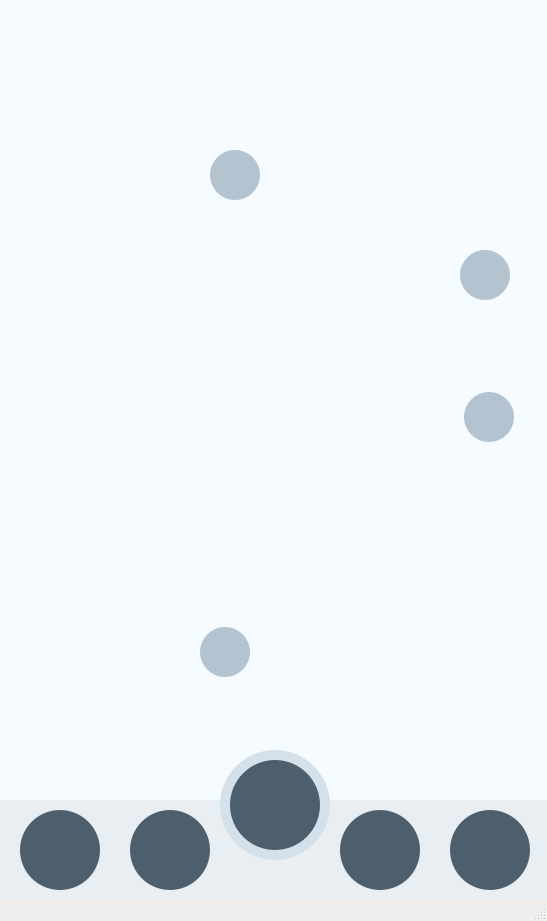
<?xml version="1.0" encoding="UTF-8"?>
<ui version="4.0">
 <class>MainWindow</class>
 <widget class="QMainWindow" name="MainWindow">
  <property name="geometry">
   <rect>
    <x>0</x>
    <y>0</y>
    <width>547</width>
    <height>921</height>
   </rect>
  </property>
  <property name="windowTitle">
   <string>MainWindow</string>
  </property>
  <widget class="QWidget" name="centralwidget">
   <property name="styleSheet">
    <string notr="true">background-color: #F6FBFF;</string>
   </property>
   <widget class="QStackedWidget" name="stackedWidget">
    <property name="geometry">
     <rect>
      <x>0</x>
      <y>0</y>
      <width>551</width>
      <height>811</height>
     </rect>
    </property>
    <property name="font">
     <font>
      <family>Roboto</family>
     </font>
    </property>
    <property name="currentIndex">
     <number>0</number>
    </property>
    <widget class="QWidget" name="homePage">
     <widget class="QPushButton" name="f_statistics_button">
      <property name="geometry">
       <rect>
        <x>210</x>
        <y>150</y>
        <width>50</width>
        <height>50</height>
       </rect>
      </property>
      <property name="font">
       <font>
        <family>Roboto</family>
       </font>
      </property>
      <property name="styleSheet">
       <string notr="true">background-color: #b4c3d0;
border-radius:25px;</string>
      </property>
      <property name="text">
       <string/>
      </property>
      <property name="icon">
       <iconset resource="icons_.qrc">
        <normaloff>:/icon/icons/open.png</normaloff>:/icon/icons/open.png</iconset>
      </property>
      <property name="iconSize">
       <size>
        <width>30</width>
        <height>30</height>
       </size>
      </property>
     </widget>
     <widget class="QPushButton" name="f_statistics_button_2">
      <property name="geometry">
       <rect>
        <x>460</x>
        <y>250</y>
        <width>50</width>
        <height>50</height>
       </rect>
      </property>
      <property name="font">
       <font>
        <family>Roboto</family>
       </font>
      </property>
      <property name="styleSheet">
       <string notr="true">background-color: #b4c3d0;
border-radius:25px;</string>
      </property>
      <property name="text">
       <string/>
      </property>
      <property name="icon">
       <iconset resource="icons_.qrc">
        <normaloff>:/icon/icons/open.png</normaloff>:/icon/icons/open.png</iconset>
      </property>
      <property name="iconSize">
       <size>
        <width>30</width>
        <height>30</height>
       </size>
      </property>
     </widget>
     <widget class="QPushButton" name="f_statistics_button_3">
      <property name="geometry">
       <rect>
        <x>200</x>
        <y>627</y>
        <width>50</width>
        <height>50</height>
       </rect>
      </property>
      <property name="font">
       <font>
        <family>Roboto</family>
       </font>
      </property>
      <property name="styleSheet">
       <string notr="true">background-color: #b4c3d0;
border-radius:25px;</string>
      </property>
      <property name="text">
       <string/>
      </property>
      <property name="icon">
       <iconset resource="icons_.qrc">
        <normaloff>:/icon/icons/open.png</normaloff>:/icon/icons/open.png</iconset>
      </property>
      <property name="iconSize">
       <size>
        <width>30</width>
        <height>30</height>
       </size>
      </property>
     </widget>
     <widget class="QLabel" name="label">
      <property name="geometry">
       <rect>
        <x>0</x>
        <y>-8</y>
        <width>551</width>
        <height>811</height>
       </rect>
      </property>
      <property name="text">
       <string/>
      </property>
      <property name="pixmap">
       <pixmap resource="icons_.qrc">:/wholescreens/screens/mainscreen.png</pixmap>
      </property>
      <property name="scaledContents">
       <bool>true</bool>
      </property>
     </widget>
     <widget class="QPushButton" name="f_statistics_button_4">
      <property name="geometry">
       <rect>
        <x>464</x>
        <y>392</y>
        <width>50</width>
        <height>50</height>
       </rect>
      </property>
      <property name="font">
       <font>
        <family>Roboto</family>
       </font>
      </property>
      <property name="styleSheet">
       <string notr="true">background-color: #b4c3d0;
border-radius:25px;</string>
      </property>
      <property name="text">
       <string/>
      </property>
      <property name="icon">
       <iconset resource="icons_.qrc">
        <normaloff>:/icon/icons/open.png</normaloff>:/icon/icons/open.png</iconset>
      </property>
      <property name="iconSize">
       <size>
        <width>30</width>
        <height>30</height>
       </size>
      </property>
     </widget>
     <zorder>label</zorder>
     <zorder>f_statistics_button</zorder>
     <zorder>f_statistics_button_2</zorder>
     <zorder>f_statistics_button_3</zorder>
     <zorder>f_statistics_button_4</zorder>
    </widget>
    <widget class="QWidget" name="alarmPage">
     <widget class="QLabel" name="alarmPageBackgrounds">
      <property name="geometry">
       <rect>
        <x>-4</x>
        <y>-8</y>
        <width>551</width>
        <height>811</height>
       </rect>
      </property>
      <property name="text">
       <string/>
      </property>
      <property name="pixmap">
       <pixmap resource="icons_.qrc">:/wholescreens/screens/alarms.png</pixmap>
      </property>
      <property name="scaledContents">
       <bool>true</bool>
      </property>
     </widget>
     <widget class="QPushButton" name="alarm_addButton">
      <property name="geometry">
       <rect>
        <x>470</x>
        <y>15</y>
        <width>50</width>
        <height>50</height>
       </rect>
      </property>
      <property name="font">
       <font>
        <family>Roboto</family>
       </font>
      </property>
      <property name="styleSheet">
       <string notr="true">background-color: transparent;
border-radius:25px;</string>
      </property>
      <property name="text">
       <string/>
      </property>
      <property name="icon">
       <iconset resource="icons_.qrc">
        <normaloff>:/icon/icons/plus.png</normaloff>:/icon/icons/plus.png</iconset>
      </property>
      <property name="iconSize">
       <size>
        <width>30</width>
        <height>30</height>
       </size>
      </property>
     </widget>
     <widget class="QPushButton" name="f_statistics_button_6">
      <property name="geometry">
       <rect>
        <x>470</x>
        <y>470</y>
        <width>50</width>
        <height>50</height>
       </rect>
      </property>
      <property name="font">
       <font>
        <family>Roboto</family>
       </font>
      </property>
      <property name="styleSheet">
       <string notr="true">background-color: transparent;
border-radius:25px;</string>
      </property>
      <property name="text">
       <string/>
      </property>
      <property name="icon">
       <iconset resource="icons_.qrc">
        <normaloff>:/icon/icons/plus.png</normaloff>:/icon/icons/plus.png</iconset>
      </property>
      <property name="iconSize">
       <size>
        <width>30</width>
        <height>30</height>
       </size>
      </property>
     </widget>
     <widget class="QScrollArea" name="scrollArea">
      <property name="geometry">
       <rect>
        <x>17</x>
        <y>70</y>
        <width>511</width>
        <height>381</height>
       </rect>
      </property>
      <property name="widgetResizable">
       <bool>true</bool>
      </property>
      <widget class="QWidget" name="scrollAreaWidgetContents">
       <property name="geometry">
        <rect>
         <x>0</x>
         <y>0</y>
         <width>509</width>
         <height>379</height>
        </rect>
       </property>
       <widget class="QScrollBar" name="verticalScrollBar">
        <property name="geometry">
         <rect>
          <x>490</x>
          <y>0</y>
          <width>21</width>
          <height>381</height>
         </rect>
        </property>
        <property name="orientation">
         <enum>Qt::Vertical</enum>
        </property>
       </widget>
      </widget>
     </widget>
    </widget>
    <widget class="QWidget" name="statisticsPage">
     <widget class="QLabel" name="label_2">
      <property name="geometry">
       <rect>
        <x>-4</x>
        <y>-8</y>
        <width>551</width>
        <height>811</height>
       </rect>
      </property>
      <property name="text">
       <string/>
      </property>
      <property name="pixmap">
       <pixmap resource="icons_.qrc">:/wholescreens/screens/statistics.png</pixmap>
      </property>
      <property name="scaledContents">
       <bool>true</bool>
      </property>
     </widget>
     <widget class="QPushButton" name="monthButton">
      <property name="geometry">
       <rect>
        <x>210</x>
        <y>72</y>
        <width>125</width>
        <height>31</height>
       </rect>
      </property>
      <property name="font">
       <font>
        <family>Roboto</family>
        <pointsize>18</pointsize>
       </font>
      </property>
      <property name="styleSheet">
       <string notr="true">background-color: #e9eef3;
border-radius:25px;</string>
      </property>
      <property name="text">
       <string>Month</string>
      </property>
     </widget>
     <widget class="QPushButton" name="monthButton_2">
      <property name="geometry">
       <rect>
        <x>90</x>
        <y>72</y>
        <width>70</width>
        <height>31</height>
       </rect>
      </property>
      <property name="font">
       <font>
        <family>Roboto</family>
        <pointsize>18</pointsize>
       </font>
      </property>
      <property name="whatsThis">
       <string>&lt;html&gt;&lt;head/&gt;&lt;body&gt;&lt;p align=&quot;center&quot;&gt;&lt;br/&gt;&lt;/p&gt;&lt;/body&gt;&lt;/html&gt;</string>
      </property>
      <property name="styleSheet">
       <string notr="true">background-color: #e9eef3;
border-radius:25px;</string>
      </property>
      <property name="text">
       <string>Week</string>
      </property>
     </widget>
     <widget class="QPushButton" name="monthButton_3">
      <property name="geometry">
       <rect>
        <x>380</x>
        <y>72</y>
        <width>61</width>
        <height>31</height>
       </rect>
      </property>
      <property name="font">
       <font>
        <family>Roboto</family>
        <pointsize>18</pointsize>
       </font>
      </property>
      <property name="styleSheet">
       <string notr="true">background-color: #e9eef3;
border-radius:25px;</string>
      </property>
      <property name="text">
       <string>Year</string>
      </property>
     </widget>
    </widget>
    <widget class="QWidget" name="remindersPage">
     <widget class="QLabel" name="label_6">
      <property name="geometry">
       <rect>
        <x>10</x>
        <y>20</y>
        <width>531</width>
        <height>61</height>
       </rect>
      </property>
      <property name="styleSheet">
       <string notr="true">background-color: #D5E1EA;
border-radius:30px;</string>
      </property>
      <property name="text">
       <string/>
      </property>
     </widget>
     <widget class="QLabel" name="welcome2_label_5">
      <property name="geometry">
       <rect>
        <x>60</x>
        <y>35</y>
        <width>431</width>
        <height>31</height>
       </rect>
      </property>
      <property name="font">
       <font>
        <family>MS Shell Dlg 2</family>
        <pointsize>22</pointsize>
       </font>
      </property>
      <property name="styleSheet">
       <string notr="true">background-color: #D5E1EA;</string>
      </property>
      <property name="text">
       <string>&lt;html&gt;&lt;head/&gt;&lt;body&gt;&lt;p&gt;&lt;span style=&quot; font-size:22pt; font-weight:600;&quot;&gt;Reminders&lt;/span&gt;&lt;/p&gt;&lt;/body&gt;&lt;/html&gt;</string>
      </property>
      <property name="alignment">
       <set>Qt::AlignCenter</set>
      </property>
     </widget>
    </widget>
    <widget class="QWidget" name="informationPage">
     <widget class="QLabel" name="label_7">
      <property name="geometry">
       <rect>
        <x>10</x>
        <y>20</y>
        <width>531</width>
        <height>61</height>
       </rect>
      </property>
      <property name="styleSheet">
       <string notr="true">background-color: #D5E1EA;
border-radius:30px;</string>
      </property>
      <property name="text">
       <string/>
      </property>
     </widget>
     <widget class="QLabel" name="welcome2_label_4">
      <property name="geometry">
       <rect>
        <x>60</x>
        <y>35</y>
        <width>431</width>
        <height>31</height>
       </rect>
      </property>
      <property name="font">
       <font>
        <family>MS Shell Dlg 2</family>
        <pointsize>22</pointsize>
       </font>
      </property>
      <property name="styleSheet">
       <string notr="true">background-color: #D5E1EA;</string>
      </property>
      <property name="text">
       <string>&lt;html&gt;&lt;head/&gt;&lt;body&gt;&lt;p&gt;&lt;span style=&quot; font-size:22pt; font-weight:600;&quot;&gt;Information&lt;/span&gt;&lt;/p&gt;&lt;/body&gt;&lt;/html&gt;</string>
      </property>
      <property name="alignment">
       <set>Qt::AlignCenter</set>
      </property>
     </widget>
    </widget>
    <widget class="QWidget" name="chatPage">
     <widget class="QListView" name="chat_scroll">
      <property name="geometry">
       <rect>
        <x>0</x>
        <y>0</y>
        <width>551</width>
        <height>801</height>
       </rect>
      </property>
     </widget>
     <widget class="QPushButton" name="microfon_button_7">
      <property name="geometry">
       <rect>
        <x>240</x>
        <y>510</y>
        <width>110</width>
        <height>110</height>
       </rect>
      </property>
      <property name="font">
       <font>
        <family>Roboto</family>
       </font>
      </property>
      <property name="styleSheet">
       <string notr="true">background-color: #FFB52C;
border-radius:55px;</string>
      </property>
      <property name="text">
       <string/>
      </property>
      <property name="icon">
       <iconset resource="icons_.qrc">
        <normaloff>:/menu/icons/microphone.svg</normaloff>:/menu/icons/microphone.svg</iconset>
      </property>
      <property name="iconSize">
       <size>
        <width>80</width>
        <height>80</height>
       </size>
      </property>
     </widget>
     <widget class="QPushButton" name="dsgn_mic_icon_background_7">
      <property name="geometry">
       <rect>
        <x>230</x>
        <y>440</y>
        <width>130</width>
        <height>130</height>
       </rect>
      </property>
      <property name="font">
       <font>
        <family>Roboto</family>
       </font>
      </property>
      <property name="styleSheet">
       <string notr="true">background-color: #F6FBFF;
border-radius:65px;</string>
      </property>
      <property name="text">
       <string>halo background vagyok</string>
      </property>
     </widget>
     <zorder>chat_scroll</zorder>
     <zorder>dsgn_mic_icon_background_7</zorder>
     <zorder>microfon_button_7</zorder>
    </widget>
   </widget>
   <widget class="QPushButton" name="reminders_button">
    <property name="geometry">
     <rect>
      <x>340</x>
      <y>810</y>
      <width>80</width>
      <height>80</height>
     </rect>
    </property>
    <property name="font">
     <font>
      <family>Roboto</family>
     </font>
    </property>
    <property name="styleSheet">
     <string notr="true">background-color: #4d5e6d;
border-radius:40px;</string>
    </property>
    <property name="text">
     <string/>
    </property>
    <property name="icon">
     <iconset resource="icons_.qrc">
      <normaloff>:/menu/icons/reminders.svg</normaloff>:/menu/icons/reminders.svg</iconset>
    </property>
    <property name="iconSize">
     <size>
      <width>50</width>
      <height>50</height>
     </size>
    </property>
   </widget>
   <widget class="QPushButton" name="dsgn_mic_icon_background">
    <property name="geometry">
     <rect>
      <x>220</x>
      <y>750</y>
      <width>110</width>
      <height>110</height>
     </rect>
    </property>
    <property name="font">
     <font>
      <family>Roboto</family>
     </font>
    </property>
    <property name="styleSheet">
     <string notr="true">background-color: #d5e1ea;
border-radius:55px;</string>
    </property>
    <property name="text">
     <string/>
    </property>
   </widget>
   <widget class="QPushButton" name="alarm_button">
    <property name="geometry">
     <rect>
      <x>20</x>
      <y>810</y>
      <width>80</width>
      <height>80</height>
     </rect>
    </property>
    <property name="font">
     <font>
      <family>Roboto</family>
     </font>
    </property>
    <property name="styleSheet">
     <string notr="true">background-color: #4d5e6d;
border-radius:40px;</string>
    </property>
    <property name="text">
     <string/>
    </property>
    <property name="icon">
     <iconset resource="icons_.qrc">
      <normaloff>:/menu/icons/alarmclock.svg</normaloff>:/menu/icons/alarmclock.svg</iconset>
    </property>
    <property name="iconSize">
     <size>
      <width>50</width>
      <height>50</height>
     </size>
    </property>
   </widget>
   <widget class="QPushButton" name="statistics_button">
    <property name="geometry">
     <rect>
      <x>130</x>
      <y>810</y>
      <width>80</width>
      <height>80</height>
     </rect>
    </property>
    <property name="font">
     <font>
      <family>Roboto</family>
     </font>
    </property>
    <property name="styleSheet">
     <string notr="true">background-color: #4d5e6d;
border-radius:40px;</string>
    </property>
    <property name="text">
     <string/>
    </property>
    <property name="icon">
     <iconset resource="icons_.qrc">
      <normaloff>:/menu/icons/statistics.svg</normaloff>:/menu/icons/statistics.svg</iconset>
    </property>
    <property name="iconSize">
     <size>
      <width>50</width>
      <height>50</height>
     </size>
    </property>
   </widget>
   <widget class="QLabel" name="dsgn_menubase">
    <property name="geometry">
     <rect>
      <x>0</x>
      <y>800</y>
      <width>551</width>
      <height>101</height>
     </rect>
    </property>
    <property name="font">
     <font>
      <family>Roboto</family>
     </font>
    </property>
    <property name="styleSheet">
     <string notr="true">background-color: #e9eef3;</string>
    </property>
    <property name="text">
     <string>&lt;html&gt;&lt;head/&gt;&lt;body&gt;&lt;p&gt;&lt;br/&gt;&lt;/p&gt;&lt;/body&gt;&lt;/html&gt;</string>
    </property>
    <property name="alignment">
     <set>Qt::AlignCenter</set>
    </property>
   </widget>
   <widget class="QPushButton" name="microphone_button">
    <property name="geometry">
     <rect>
      <x>450</x>
      <y>810</y>
      <width>80</width>
      <height>80</height>
     </rect>
    </property>
    <property name="font">
     <font>
      <family>Roboto</family>
     </font>
    </property>
    <property name="styleSheet">
     <string notr="true">background-color: #4d5e6d;
border-radius:40px;</string>
    </property>
    <property name="text">
     <string/>
    </property>
    <property name="icon">
     <iconset resource="icons_.qrc">
      <normaloff>:/menu/icons/microphone.svg</normaloff>:/menu/icons/microphone.svg</iconset>
    </property>
    <property name="iconSize">
     <size>
      <width>50</width>
      <height>50</height>
     </size>
    </property>
   </widget>
   <widget class="QPushButton" name="home_button">
    <property name="geometry">
     <rect>
      <x>230</x>
      <y>760</y>
      <width>90</width>
      <height>90</height>
     </rect>
    </property>
    <property name="font">
     <font>
      <family>Roboto</family>
     </font>
    </property>
    <property name="styleSheet">
     <string notr="true">background-color: #4d5e6d;
border-radius:45px;</string>
    </property>
    <property name="text">
     <string/>
    </property>
    <property name="icon">
     <iconset resource="icons_.qrc">
      <normaloff>:/menu/icons/home.png</normaloff>:/menu/icons/home.png</iconset>
    </property>
    <property name="iconSize">
     <size>
      <width>60</width>
      <height>60</height>
     </size>
    </property>
   </widget>
   <zorder>stackedWidget</zorder>
   <zorder>dsgn_menubase</zorder>
   <zorder>alarm_button</zorder>
   <zorder>statistics_button</zorder>
   <zorder>dsgn_mic_icon_background</zorder>
   <zorder>microphone_button</zorder>
   <zorder>reminders_button</zorder>
   <zorder>home_button</zorder>
  </widget>
  <widget class="QStatusBar" name="statusbar"/>
 </widget>
 <resources>
  <include location="icons_.qrc"/>
 </resources>
 <connections/>
</ui>
